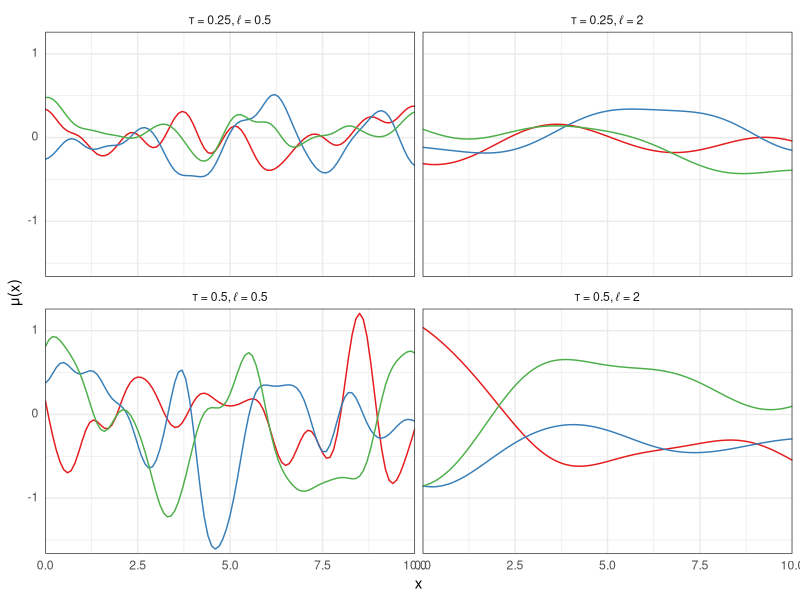

Source code (R):
## ---- chunk 1
knitr::opts_chunk$set(echo = TRUE, dpi = 300, comment = "#>")

library(glue)
library(ggtext)
library(tidyverse)

theme_set(
  theme_bw() +
    theme(axis.ticks = element_blank(), strip.background = element_blank())
)
## ---- chunk 2
squared_exponential_cov <- function(x, tau, l) {
  n <- length(x)
  k <- matrix(0, nrow = n, ncol = n)
  denom <- 2 * (l^2)
  for (i in 1:n) {
    for (j in 1:n) {
      a <- x[i]
      b <- x[j]
      k[i, j] <- tau^2 * exp(-(abs(a - b)^2) / (denom))
    }
  }
  return(k)
}

my_gaussian_process <- function(x, tau, l, n = 3) {
  m <- rep(0, length(x))
  k <- squared_exponential_cov(x = x, tau = tau, l = l)
  gp_samples <- mvtnorm::rmvnorm(n = n, mean = m, sigma = k)
  return(gp_samples)
}

tidy_gp <- function(x, tau, l, n = 3) {
  my_gaussian_process(x = x, tau = tau, l = l, n = n) %>%
    as.data.frame() %>%
    as_tibble() %>%
    set_names(x) %>%
    mutate(sample_idx = as.character(1:n())) %>%
    pivot_longer(-sample_idx, names_to = "x", values_to = "y") %>%
    mutate(x = as.numeric(x))
}

set.seed(0)
x <- seq(0, 10, by = 0.1)
gp_samples <- tibble(tau = c(0.25, 0.5, 0.25, 0.5), l = c(0.5, 0.5, 2, 2)) %>%
  mutate(samples = purrr::map2(tau, l, ~ tidy_gp(x = x, tau = .x, l = .y, n = 3))) %>%
  unnest(samples)

gp_samples %>%
  mutate(grp = glue("\u03C4 = {tau}, \u2113 = {l}")) %>%
  ggplot(aes(x = x, y = y)) +
  facet_wrap(vars(grp), nrow = 2) +
  geom_line(aes(color = sample_idx)) +
  scale_x_continuous(expand = expansion(c(0, 0))) +
  scale_y_continuous(expand = expansion(c(0.02, 0.02))) +
  scale_color_brewer(type = "qual", palette = "Set1") +
  theme(legend.position = "none", axis.text.y = element_markdown()) +
  labs(x = "x", y = "\u03BC(x)")
